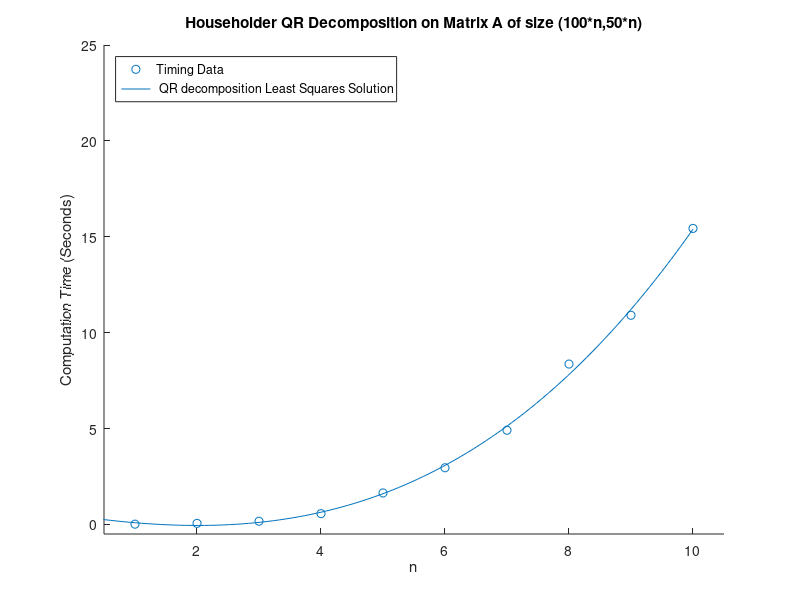

Here is the MATLAB script that generated this plot:
n = [1,2,3,4,5,6,7,8,9,10];
times = [0.0131;0.0542;0.1652; 0.5614;1.6412; 2.9546; 4.9099; 8.3626; 10.9059; 15.4361];

A = ones(10,4);
A(:,2) = [1;2;3;4;5;6;7;8;9;10];
A(:,3) = [1;4;9;16;25;36;49;64;81;100];
A(:,4) = [1;8;27;64;125;216;343;512;729;1000];

A;

[Q,R] = qr(A,0);
alpha = inv(R)*(Q'*times);
alpha

scatter(n,times);
hold on
x = linspace(0,10);
y = alpha(1) + alpha(2)*x + alpha(3)*x.^2 + alpha(4)*x.^3;
plot(x,y)
axis([0.5 10.5 -0.5 25])
legend({'Timing Data',' QR decomposition Least Squares Solution'},'Location','northwest')
title('Householder QR Decomposition on Matrix A of size (100*n,50*n)')
xlabel('n') 
ylabel('Computation Time (Seconds)')